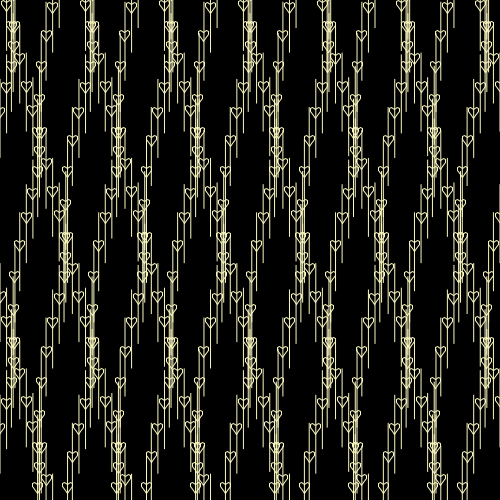
Frame 1 (no input)
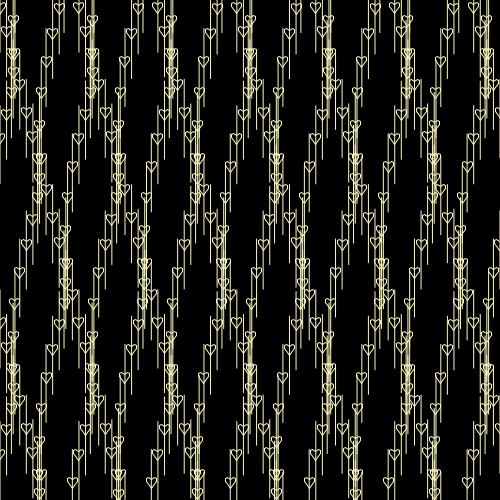
Frame 60 (the mouse pressed at the canvas centre just before this capture)
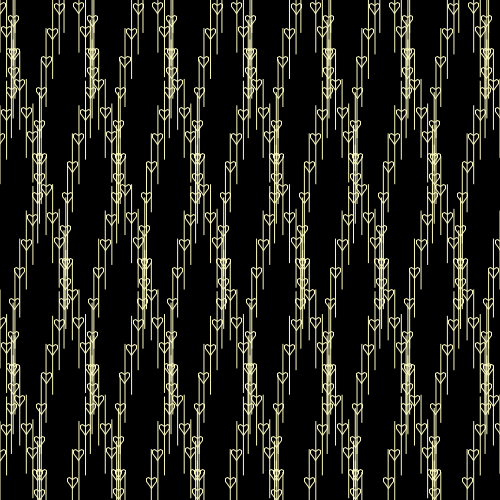
Frame 120 (the mouse held since frame 60 and released just before this capture)

The Processing sketch that drew these frames (run headless with seeded random() and noise(); from frame 60 on, the mouse is pressed at the canvas centre):

// Processing sketch: processing_152841
// ── processing_152841.pde

/*
 * Creative Coding
 * Week 2, 05 - Moving Patterns 1
 * by Indae Hwang and Jon McCormack
 * Copyright (c) 2014 Monash University
 *
 * This sketch builds on the previous sketches, drawing shapes based on the
 * current framerate. The movement of individual shapes combine to create a
 * gestalt field of motion. Use the arrow keys on your keyboard to change the
 * frame rate. 
 * 
 */

// variable used to store the current frame rate value
int frame_rate_value;

void setup() {
  size(500, 500);

  frame_rate_value = 6;
  frameRate(frame_rate_value);
  rectMode(CENTER);
  background(255);
}


void draw() {
  colorMode(RGB);
  background(0, 0, 0);

  int num = 20;
  int margin = 0;
  float gutter = 0; //distance between each cell
  float cellsize = ( width - (2 * margin) - gutter * (num - 1) ) / (num - 1);

  int circleNumber = 0; // counter
  for (int i=0; i<num; i++) {
    for (int j=0; j<num; j++) {
      circleNumber = (i * num) + j; // different way to calculate the circle number from w2_04

      float tx = margin + cellsize * i + gutter * i;
      float ty = margin + cellsize * j + gutter * j;

      movingCircle(tx, ty, cellsize, circleNumber);
    }
  }
} //end of draw 


void movingCircle(float x, float y, float size, int circleNum) {

  float finalAngle;
  finalAngle = frameCount + circleNum;

  //the rotating angle for each tempX and tempY postion is affected by frameRate and angle;  
  float tempX = x + (size / 2) * sin(PI / frame_rate_value * finalAngle);
  float tempY = y + (size / 2) * cos(PI / frame_rate_value * finalAngle);

  noStroke();
  fill(250, 247, 192);
  //rect(tempX, tempY, size/5, size/5);
  rect(tempX, tempY, 1, size*3);
  noFill();
  stroke(250, 247, 192);
  beginShape();
  vertex(tempX, tempY);
  vertex(tempX - 2, tempY - 3);
  vertex(tempX - 5, tempY - 7);
  vertex(tempX - 5, tempY - 10);
  vertex(tempX - 3, tempY - 11);
  vertex(tempX, tempY - 9);
  vertex(tempX + 3, tempY - 11);
  vertex(tempX + 5, tempY - 10);
  vertex(tempX + 5, tempY - 7);
  vertex(tempX + 2, tempY - 3);
endShape(CLOSE);
}


/*
 * keyReleased function
 *
 * called automatically by Processing when a keyboard key is released
 */
void keyReleased() {

  // right arrow -- increase frame_rate_value
  if (keyCode == RIGHT && frame_rate_value < 60) {
    frame_rate_value++;
  }

  // left arrow -- decrease frame_rate_value
  if ( keyCode == LEFT && frame_rate_value > 1) {
    frame_rate_value--;
  }

  // set the frameRate and print current value on the screen
  frameRate(frame_rate_value);
}
